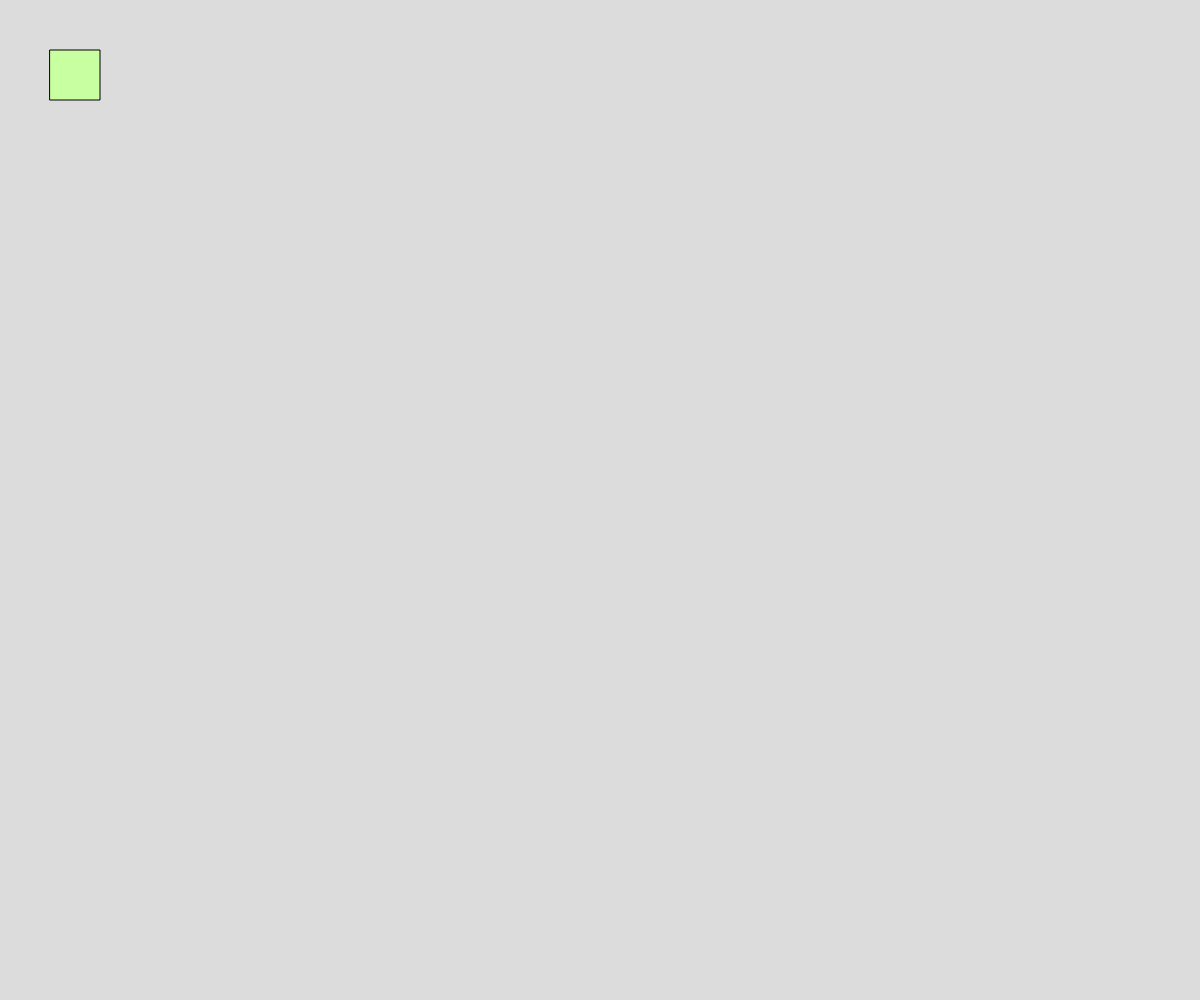
Frame 1 (no input)
Frame 60 (no input): identical to frame 1, image omitted
Frame 120 (the mouse pressed at the canvas centre since frame 60): identical to frame 1, image omitted

The p5.js sketch that drew this single still picture (run headless with seeded random() and noise() and a simulated clock; from frame 60 on, the mouse is pressed at the canvas centre):

// p5.js sketch
// ── sketch.js
// Drawing Challenge
// Daniel Santiago
// Sept 13 2024
//

let rX=50;    
let rY=50;

function setup() {
  createCanvas(windowWidth, windowHeight);
}

function draw() {
  background(220);
  //Moving rectanle
  fill(200,2555,160);
  rect(rX,rY,50,50);



}
